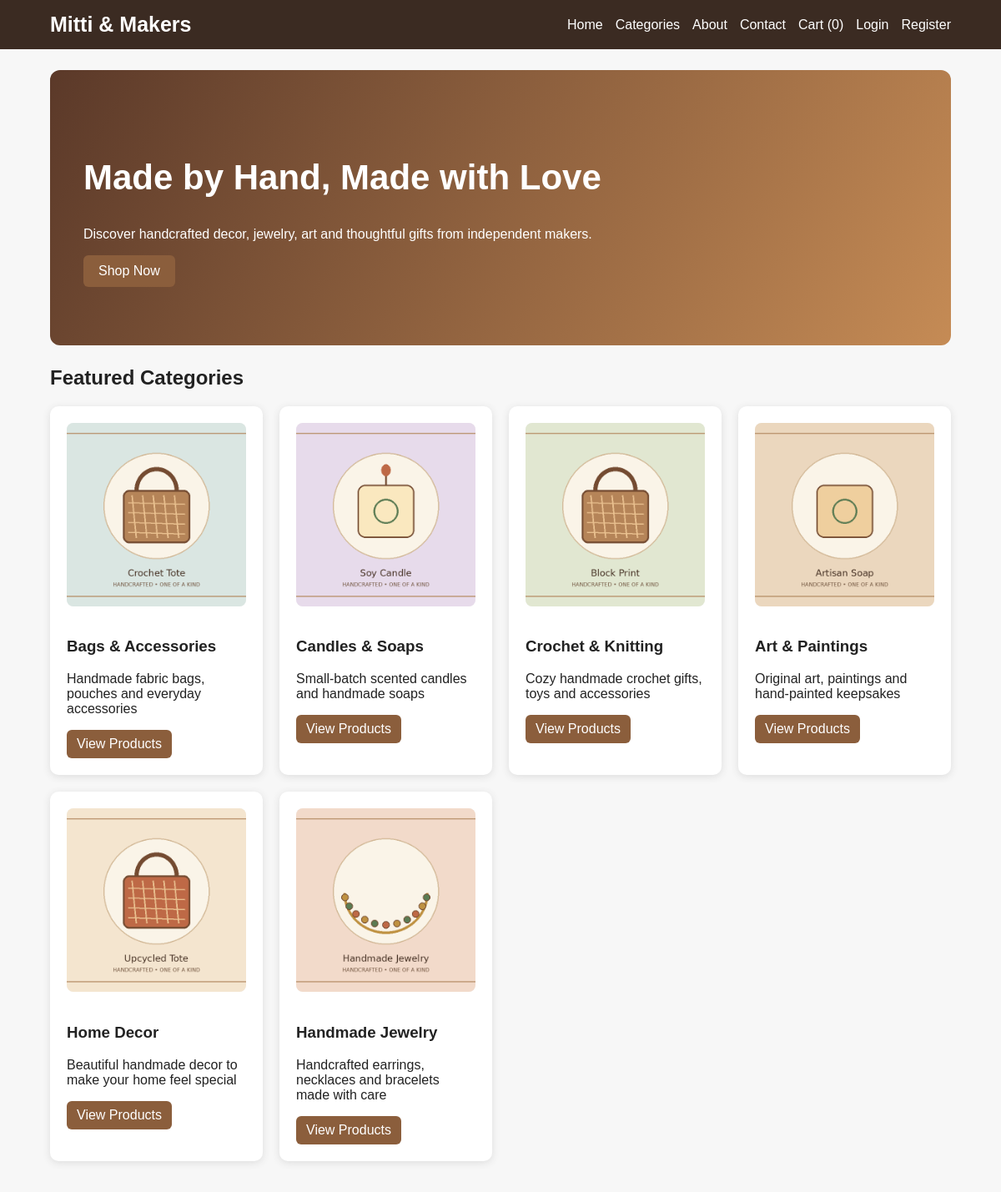
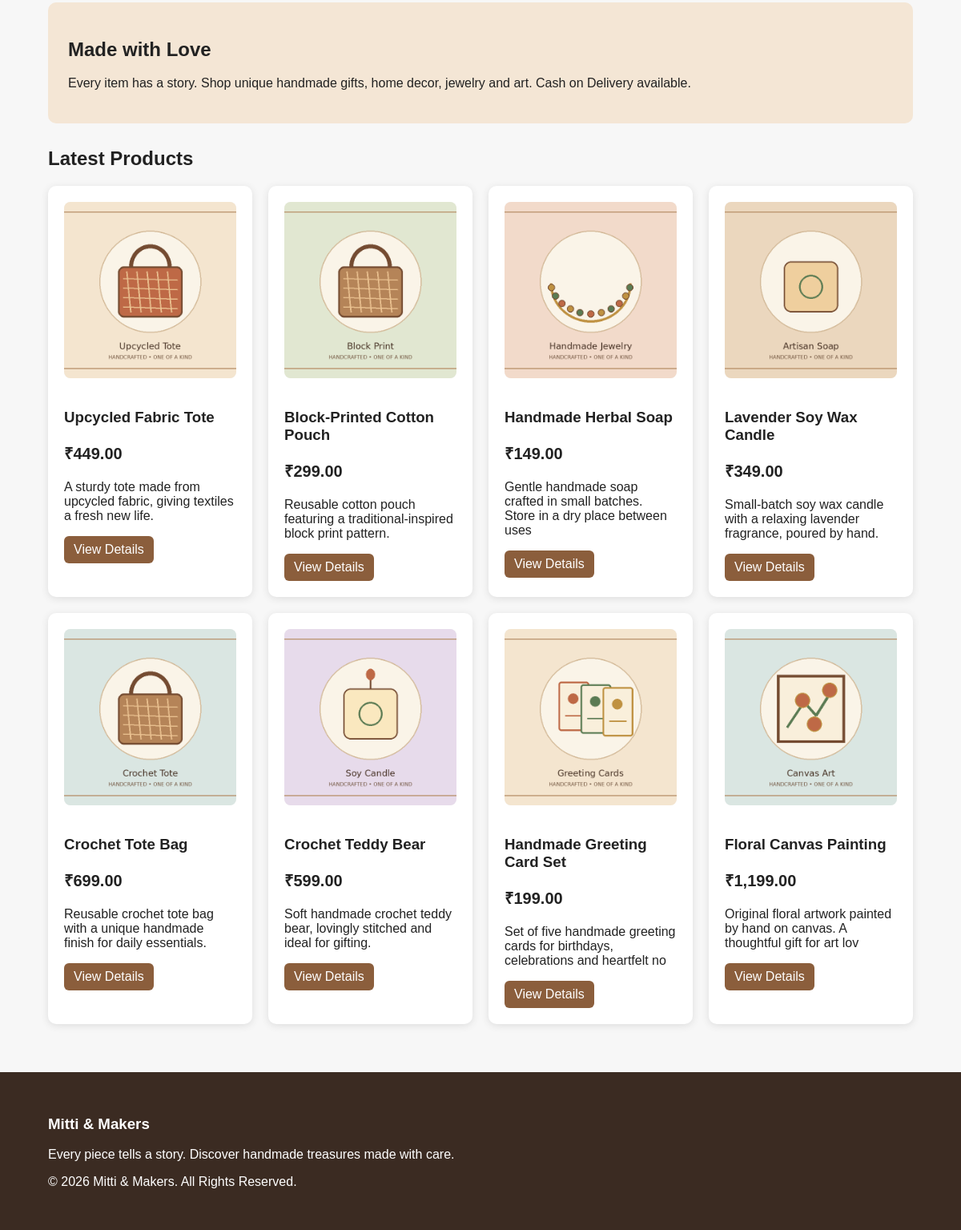
The page / on the database its author committed (2 pictures, top to bottom).
### tables this page shows
CREATE TABLE categories (
 id INT AUTO_INCREMENT PRIMARY KEY,
 name VARCHAR(100) NOT NULL,
 image VARCHAR(255),
 description TEXT,
 status TINYINT DEFAULT 1,
 created_at TIMESTAMP DEFAULT CURRENT_TIMESTAMP
);

CREATE TABLE products (
 id INT AUTO_INCREMENT PRIMARY KEY,
 category_id INT NOT NULL,
 name VARCHAR(150) NOT NULL,
 image VARCHAR(255),
 price DECIMAL(10,2) NOT NULL,
 discount DECIMAL(5,2) DEFAULT 0,
 description TEXT,
 stock INT DEFAULT 0,
 status TINYINT DEFAULT 1,
 created_at TIMESTAMP DEFAULT CURRENT_TIMESTAMP,
 FOREIGN KEY(category_id) REFERENCES categories(id) ON DELETE CASCADE
);

### index.php (the view, shortened to what this page needs)
<?php
require "config/db.php";
$categories = $conn->query("SELECT * FROM categories WHERE status=1 ORDER BY id DESC LIMIT 6");
$products = $conn->query("SELECT p.*, c.name AS category_name FROM products p LEFT JOIN categories c ON p.category_id=c.id WHERE p.status=1 ORDER BY p.id DESC LIMIT 8");
require "includes/header.php";
?>
<section class="hero">
  <div>
    <h1>Made by Hand, Made with Love</h1>
    <p>Discover handcrafted decor, jewelry, art and thoughtful gifts from independent makers.</p>
    <a class="btn" href="categories.php">Shop Now</a>
  </div>
</section>
<h2>Featured Categories</h2>
<div class="grid">
<?php while($c=$categories->fetch_assoc()): ?>
  <div class="card">
    <img class="product-img" src="assets/images/<?php echo htmlspecialchars($c['image']); ?>" alt="<?php echo htmlspecialchars($c['name']); ?>">
    <h3><?php echo htmlspecialchars($c['name']); ?></h3>
    <p><?php echo htmlspecialchars($c['description']); ?></p>
    <a class="btn small" href="products.php?category=<?php echo $c['id']; ?>">View Products</a>
  </div>
<?php endwhile; ?>
</div>
<section class="promo"><h2>Made with Love</h2><p>Every item has a story. Shop unique handmade gifts, home decor, jewelry and art. Cash on Delivery available.</p></section>
<h2>Latest Products</h2>
<div class="grid">
<?php while($p=$products->fetch_assoc()): ?>
  <div class="card">
    <img class="product-img" src="assets/images/<?php echo htmlspecialchars($p['image']); ?>" alt="<?php echo htmlspecialchars($p['name']); ?>">
    <h3><?php echo htmlspecialchars($p['name']); ?></h3>
    <p class="price">₹<?php echo number_format($p['price'],2); ?></p>
    <p><?php echo htmlspecialchars(substr($p['description'],0,80)); ?></p>
    <a class="btn small" href="product-details.php?id=<?php echo $p['id']; ?>">View Details</a>
  </div>
<?php endwhile; ?>
</div>
<?php require "includes/footer.php"; ?>

### includes/header.php (shortened to what this page needs)
<!DOCTYPE html>
<html lang="en">
<head>
<link rel="stylesheet" href="assets/css/style.css">
</head>
<body>
<header class="navbar">
  <div class="container nav-inner">
    <a class="logo" href="index.php">Mitti & Makers</a>
    <nav>
      <a href="index.php">Home</a>
      <a href="categories.php">Categories</a>
      <a href="about.php">About</a>
      <a href="contact.php">Contact</a>
      <a href="cart.php">Cart (<?php echo isset($_SESSION['cart']) ? array_sum($_SESSION['cart']) : 0; ?>)</a>
      <?php if(isset($_SESSION['user_id'])): ?>
        <a href="orders.php">Orders</a>
        <a href="profile.php">Profile</a>
        <a href="logout.php">Logout</a>
      <?php else: ?>
        <a href="login.php">Login</a>
        <a href="register.php">Register</a>
      <?php endif; ?>
    </nav>
  </div>
</header>
<main class="container">

### includes/footer.php (shortened to what this page needs)
</main>
<footer class="footer">
  <div class="container">
    <h3>Mitti & Makers</h3>
    <p>Every piece tells a story. Discover handmade treasures made with care.</p>
    <p>&copy; <?php echo date("Y"); ?> Mitti & Makers. All Rights Reserved.</p>
  </div>
</footer>
</body>
</html>

### assets/css/style.css (style rules this page uses)
* { box-sizing:border-box }
body { margin:0;font-family:Arial,sans-serif;background:#f7f7f7;color:#222 }
.container { width:90%;max-width:1150px;margin:auto }
.navbar { background:#3b2b22;color:#fff;padding:15px 0 }
.nav-inner { display:flex;justify-content:space-between;align-items:center;gap:20px }
.logo { font-size:25px;font-weight:bold;color:#fff;text-decoration:none }
.navbar nav { display:flex;gap:15px;flex-wrap:wrap }
.navbar a { color:#fff;text-decoration:none }
.hero { margin:25px 0;padding:70px 40px;background:linear-gradient(120deg,#5b3929,#c58b55);color:#fff;border-radius:12px }
.hero h1 { font-size:42px }
.btn { display:inline-block;background:#8b5e3c;color:#fff;padding:10px 18px;border:0;border-radius:6px;text-decoration:none;cursor:pointer }
.btn.small { padding:8px 12px }
.grid { display:grid;grid-template-columns:repeat(auto-fit,minmax(220px,1fr));gap:20px;margin:20px 0 40px }
.card { background:#fff;padding:20px;border-radius:10px;box-shadow:0 2px 10px #ddd }
.price { font-weight:bold;font-size:20px }
.promo { background:#f4e6d5;padding:25px;border-radius:10px;margin:30px 0 }
.footer { background:#3b2b22;color:#fff;margin-top:60px;padding:35px 0 }
.product-img { width:100%;height:220px;object-fit:cover;border-radius:8px;margin-bottom:15px }
.card .product-img { background:#f3f3f3 }

### rows shown on the page
categories: image (picture), name "Bags & Accessories", description "Handmade fabric bags, pouches and everyday accessories"
categories: image (picture), name "Candles & Soaps", description "Small-batch scented candles and handmade soaps"
categories: image (picture), name "Crochet & Knitting", description "Cozy handmade crochet gifts, toys and accessories"
categories: image (picture), name "Art & Paintings", description "Original art, paintings and hand-painted keepsakes"
categories: image (picture), name "Home Decor", description "Beautiful handmade decor to make your home feel special"
categories: image (picture), name "Handmade Jewelry", description "Handcrafted earrings, necklaces and bracelets made with care"
products: image (picture), name "Upcycled Fabric Tote", price "449.00", description "A sturdy tote made from upcycled fabric, giving textiles a fresh new life."
products: image (picture), name "Block-Printed Cotton Pouch", price "299.00", description "Reusable cotton pouch featuring a traditional-inspired block print pattern."
products: image (picture), name "Handmade Herbal Soap", price "149.00", description "Gentle handmade soap crafted in small batches. Store in a dry place between uses"
products: image (picture), name "Lavender Soy Wax Candle", price "349.00", description "Small-batch soy wax candle with a relaxing lavender fragrance, poured by hand."
products: image (picture), name "Crochet Tote Bag", price "699.00", description "Reusable crochet tote bag with a unique handmade finish for daily essentials."
products: image (picture), name "Crochet Teddy Bear", price "599.00", description "Soft handmade crochet teddy bear, lovingly stitched and ideal for gifting."
products: image (picture), name "Handmade Greeting Card Set", price "199.00", description "Set of five handmade greeting cards for birthdays, celebrations and heartfelt no"
products: image (picture), name "Floral Canvas Painting", price "1,199.00", description "Original floral artwork painted by hand on canvas. A thoughtful gift for art lov"
